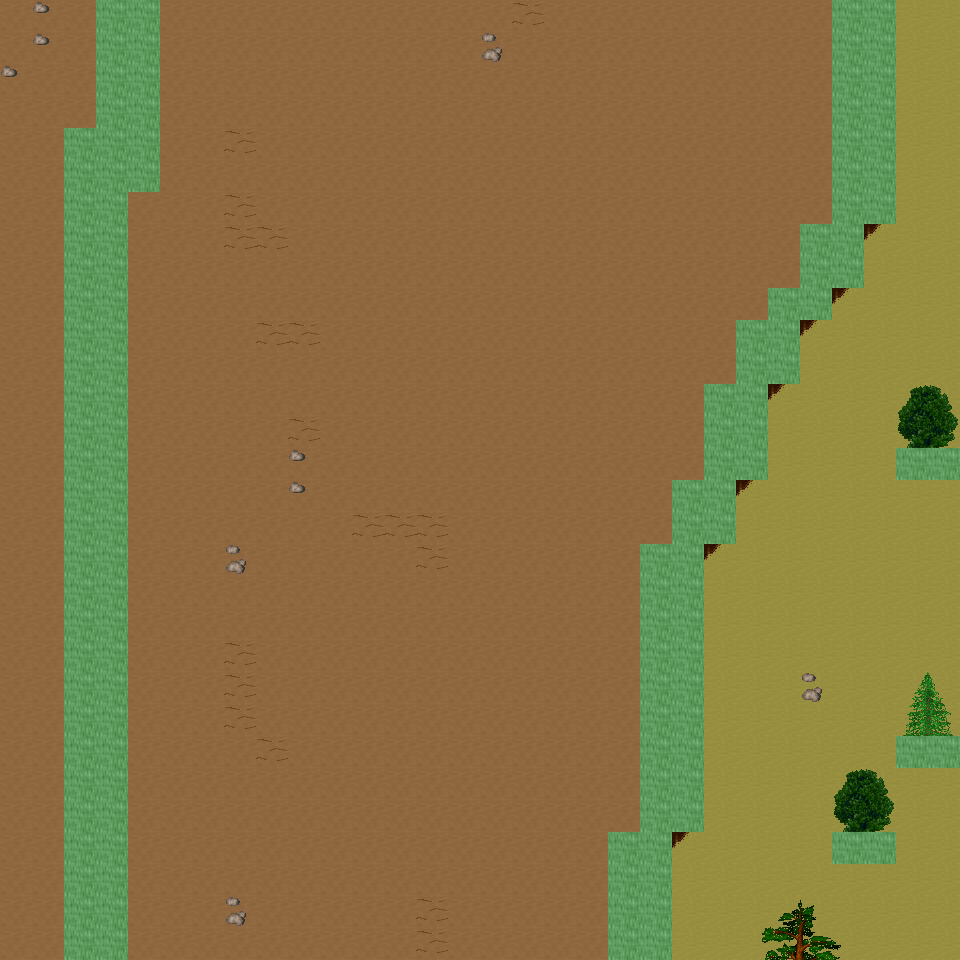

Below is a game level as drawn by its tile map, then a one-line description and the .tmx that defines it (tile-layer data replaced by summaries):
An orthogonal 30x30 tile map with 32x32 px tiles, 6 tile layers (Ground, Object, Object2, Above, ...), 17 tilesets and 6 objects (6x mapExit).

<map version="1.0" orientation="orthogonal" renderorder="right-down" width="30" height="30" tilewidth="32" tileheight="32" nextobjectid="7">
  <tileset firstgid="1" name="tileset_ground_ground" tilewidth="32" tileheight="32" tilecount="33" columns="3">
    <image source="../drawable/tileset_ground_ground.png" width="96" height="352" />
  </tileset>
  <tileset firstgid="34" name="tileset_ground_rock_pebbles" tilewidth="32" tileheight="32" tilecount="3" columns="1">
    <image source="../drawable/tileset_ground_rock_pebbles.png" width="32" height="96" />
  </tileset>
  <tileset firstgid="37" name="tileset_ground_grass_edges" tilewidth="32" tileheight="32" tilecount="36" columns="12">
    <image source="../drawable/tileset_ground_grass_edges.png" width="384" height="96" />
  </tileset>
  <tileset firstgid="73" name="tileset_plant_flower_daisy_white" tilewidth="32" tileheight="32" tilecount="8" columns="2">
    <image source="../drawable/tileset_plant_flower_daisy_white.png" width="64" height="128" />
  </tileset>
  <tileset firstgid="81" name="tileset_ground_ridge_earth_dark" tilewidth="32" tileheight="32" tilecount="96" columns="12">
    <image source="../drawable/tileset_ground_ridge_earth_dark.png" width="384" height="256" />
  </tileset>
  <tileset firstgid="177" name="tileset_plant_grasses" tilewidth="32" tileheight="32" tilecount="6" columns="3">
    <image source="../drawable/tileset_plant_grasses.png" width="96" height="64" />
  </tileset>
  <tileset firstgid="183" name="tileset_ground_earth_edges" tilewidth="32" tileheight="32" tilecount="18" columns="6">
    <image source="../drawable/tileset_ground_earth_edges.png" width="192" height="96" />
  </tileset>
  <tileset firstgid="201" name="tileset_ground_pothole" tilewidth="32" tileheight="32" tilecount="4" columns="4">
    <image source="../drawable/tileset_ground_pothole.png" width="128" height="32" />
  </tileset>
  <tileset firstgid="205" name="tileset_item_statue_green_stone_3" tilewidth="32" tileheight="32" tilecount="3" columns="1">
    <image source="../drawable/tileset_item_statue_green_stone_3.png" width="32" height="96" />
  </tileset>
  <tileset firstgid="208" name="tileset_ground_rock_rocks_2" tilewidth="32" tileheight="32" tilecount="4" columns="2">
    <image source="../drawable/tileset_ground_rock_rocks_2.png" width="64" height="64" />
  </tileset>
  <tileset firstgid="212" name="tileset_logic_creature_animal" tilewidth="32" tileheight="32" tilecount="32" columns="8">
    <image source="../drawable/tileset_logic_creature_animal.png" width="256" height="128" />
  </tileset>
  <tileset firstgid="244" name="tileset_logic_collision" tilewidth="32" tileheight="32" tilecount="1" columns="1">
    <image source="../drawable/tileset_logic_collision.png" width="32" height="32" />
  </tileset>
  <tileset firstgid="245" name="tileset_plant_tree_taller_trees" tilewidth="32" tileheight="32" tilecount="32" columns="8">
    <image source="../drawable/tileset_plant_tree_taller_trees.png" width="256" height="128" />
  </tileset>
  <tileset firstgid="277" name="tileset_plant_tree_spruce" tilewidth="32" tileheight="32" tilecount="6" columns="2">
    <image source="../drawable/tileset_plant_tree_spruce.png" width="64" height="96" />
  </tileset>
  <tileset firstgid="283" name="tileset_plant_bush_bush_mult_colored" tilewidth="32" tileheight="32" tilecount="6" columns="3">
    <image source="../drawable/tileset_plant_bush_bush_mult_colored.png" width="96" height="64" />
  </tileset>
  <tileset firstgid="289" name="tileset_plant_tree_pine_tree" tilewidth="32" tileheight="32" tilecount="20" columns="4">
    <image source="../drawable/tileset_plant_tree_pine_tree.png" width="128" height="160" />
  </tileset>
  <tileset firstgid="309" name="tileset_plant_tree_pine_tree_1" tilewidth="32" tileheight="32" tilecount="20" columns="4">
    <image source="../drawable/tileset_plant_tree_pine_tree_1.png" width="128" height="160" />
  </tileset>
  <layer name="Ground" width="30" height="30">
    <data>[900 cells, 900 non-empty, 2 distinct tile ids]</data>
  </layer>
  <layer name="Object" width="30" height="30">
    <data>[900 cells, 162 non-empty, 19 distinct tile ids]</data>
  </layer>
  <layer name="Object2" width="30" height="30">
    <data>[900 cells, 0 non-empty, 0 distinct tile ids]</data>
  </layer>
  <layer name="Above" width="30" height="30">
    <data>[900 cells, 20 non-empty, 16 distinct tile ids]</data>
  </layer>
  <layer name="Above2" width="30" height="30">
    <data>[900 cells, 0 non-empty, 0 distinct tile ids]</data>
  </layer>
  <layer name="Walkable" width="30" height="30">
    <data>[900 cells, 128 non-empty, 1 distinct tile ids]</data>
  </layer>
  <objectgroup name="MapEvents">
    <object id="1" name="south" type="mapExit" x="0" y="928" width="64" height="32">
      <properties>
        <property name="map" value="level_0_x68_y60" />
        <property name="x" value="0" />
        <property name="y" value="1" />
      </properties>
    </object>
    <object id="2" name="south2" type="mapExit" x="128" y="928" width="480" height="32">
      <properties>
        <property name="map" value="level_0_x68_y60" />
        <property name="x" value="4" />
        <property name="y" value="1" />
      </properties>
    </object>
    <object id="3" name="south3" type="mapExit" x="672" y="928" width="288" height="32">
      <properties>
        <property name="map" value="level_0_x68_y60" />
        <property name="x" value="21" />
        <property name="y" value="1" />
      </properties>
    </object>
    <object id="4" name="east" type="mapExit" x="928" y="0" width="32" height="448">
      <properties>
        <property name="map" value="level_0_x69_y59" />
        <property name="x" value="1" />
        <property name="y" value="0" />
      </properties>
    </object>
    <object id="5" name="east2" type="mapExit" x="928" y="480" width="32" height="256">
      <properties>
        <property name="map" value="level_0_x69_y59" />
        <property name="x" value="1" />
        <property name="y" value="15" />
      </properties>
    </object>
    <object id="6" name="east3" type="mapExit" x="928" y="768" width="32" height="192">
      <properties>
        <property name="map" value="level_0_x69_y59" />
        <property name="x" value="1" />
        <property name="y" value="24" />
      </properties>
    </object>
  </objectgroup>
</map>
